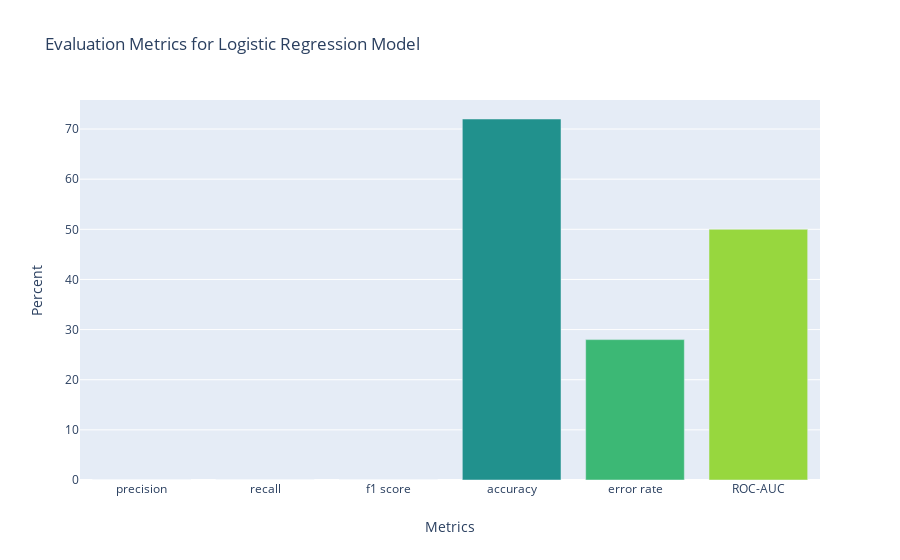

Notebook code cell kept with this figure:
### Code cell
# Convert that into a visualization.
mydata = [go.Bar(
    x=list(evals.keys()),
    y=list(evals.values()),
    marker=dict(color=Viridis[::12])
)]

mylayout = go.Layout(
    title='Evaluation Metrics for Logistic Regression Model',
    xaxis = {'title': 'Metrics'},
    yaxis = {'title': 'Percent'}, 

)
fig = go.Figure(data=mydata, layout=mylayout)
iplot(fig)

### Figure 1 — Plotly figure (JSON) as saved in the notebook; plotly's stock layout.template omitted (floating-point values rounded to 4 significant figures)
{"data": [{"marker": {"color": ["#440154", "#433880", "#31678d", "#21918d", "#3cb875", "#97d73e"]}, "type": "bar", "x": ["precision", "recall", "f1 score", "accuracy", "error rate", "ROC-AUC"], "y": [0, 0, 0, 72, 28, 50]}], "layout": {"title": {"text": "Evaluation Metrics for Logistic Regression Model"}, "xaxis": {"title": {"text": "Metrics"}}, "yaxis": {"title": {"text": "Percent"}}}}
